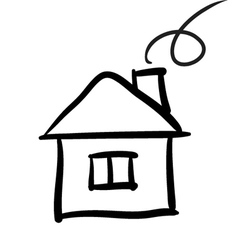
#> input picture Chapter-3/house.jpg, 238 x 250 px
$ python '3-Contour Approximation.py'   (older library calls are emulated)
#> lines starting #> are read from the running program, lines starting #| are printed output that depends on the picture; after the words box and inside, x2 and y2 are one past the last pixel; in counts of white or black regions, pixels touching at a corner belong together
import cv2

#http://opencv-python-tutroals.readthedocs.io/en/latest/py_tutorials/py_imgproc/py_contours/py_contour_features/py_contour_features.html
Orgimage = cv2.imread('house.jpg')
#> Orgimage is the input picture: shape (250, 238, 3); min 0, max 255, mean 228.5
ApproxImage = Orgimage.copy()

grayimage = cv2.cvtColor(Orgimage, cv2.COLOR_BGR2GRAY)
cv2.imshow("grayimage" ,  grayimage)
cv2.waitKey()

ret,thresh = cv2.threshold(grayimage,127,255,cv2.THRESH_BINARY_INV)
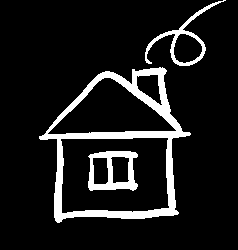
#> thresh: shape (250, 238); 10.5% white; 3 white regions

image, contours, hierarchy = cv2.findContours(thresh,cv2.RETR_EXTERNAL,cv2.CHAIN_APPROX_SIMPLE)
#> contours = 2 contours; box (x1, y1, x2, y2) and area: (39, 67, 191, 223) 15956, (145, 0, 226, 66) 1196

# boundRect function returns the point of top left and width and height of contour
# here we use that points to create a rectangle

for c in contours:
    x,y,w,h = cv2.boundingRect(c)
    cv2.rectangle(Orgimage,(x,y),(x+w,y+h),(0,0,255),3)
    cv2.imshow("Bounding Rectangle" , Orgimage )
#> this loop made 2 passes
#> (x, y, w, h) on passes 1 to 2: (39, 67, 152, 156), (145, 0, 81, 66)
#> pass 1, `cv2.imshow("Bounding Rectangle" , Orgimage )`:
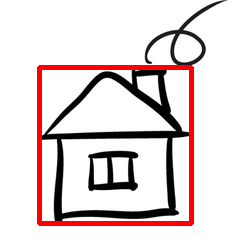
#> window 'Bounding Rectangle': shape (250, 238, 3); mean B, G, R 215.7, 215.7, 228.9
#> pass 2, `cv2.imshow("Bounding Rectangle" , Orgimage )`:
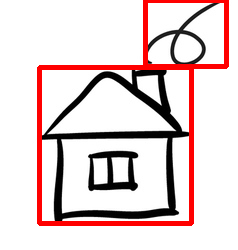
#> window 'Bounding Rectangle': shape (250, 238, 3); mean B, G, R 211.3, 211.3, 229.1

cv2.waitKey()


for c in contours:
    x,y,w,h = cv2.boundingRect(c)
    cv2.rectangle(Orgimage,(x,y),(x+w,y+h),(0,0,255),3)
    cv2.imshow("Bounding Rectangle" , Orgimage )


# Contour Approximation
# since we are not getting a exact square in the image so here we can use contour Approximations
for c in contours:
    epsilon = 0.01 * cv2.arcLength(c, True)
    approx = cv2.approxPolyDP(c, epsilon, True)
    cv2.drawContours(ApproxImage,[approx],0,(0,0,255),3)
    cv2.imshow("Approximation", ApproxImage)
#> this loop made 2 passes
#> epsilon on passes 1 to 2: 5.96, 3.36
#> pass 1, `cv2.imshow("Approximation", ApproxImage)`:
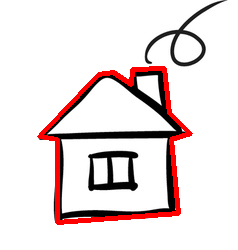
#> window 'Approximation': shape (250, 238, 3); mean B, G, R 223, 223, 234.5
#> pass 2, `cv2.imshow("Approximation", ApproxImage)`:
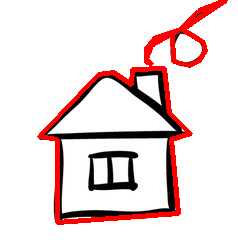
#> window 'Approximation': shape (250, 238, 3); mean B, G, R 220.1, 220.1, 237.1


cv2.waitKey()


cv2.destroyAllWindows()

$ run again, with Chapter-3/hand.jpg copied over Chapter-3/house.jpg
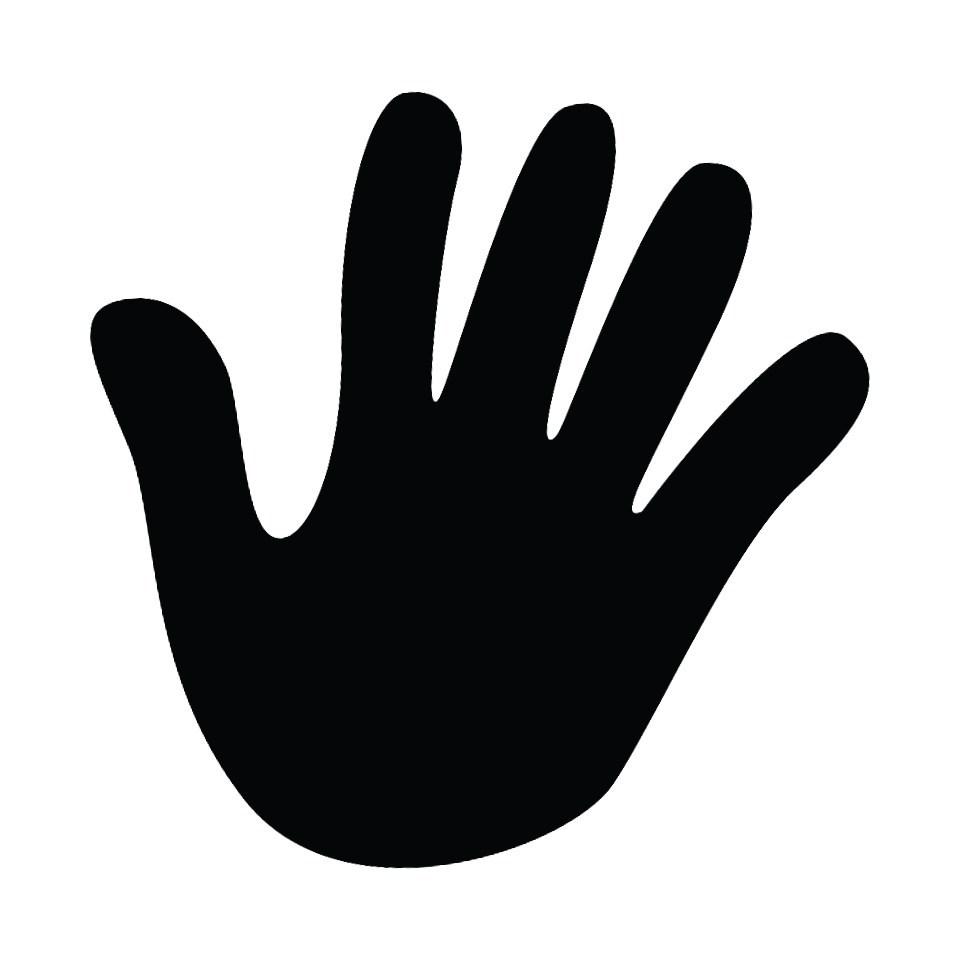
#> input picture Chapter-3/hand.jpg, 960 x 960 px
#> Orgimage is the input picture: shape (960, 960, 3); mean B, G, R 167.9, 167.2, 166.8
#> `ret,thresh = cv2.threshold(grayimage,127,255,cv2.THRESH_BINARY_INV)`:
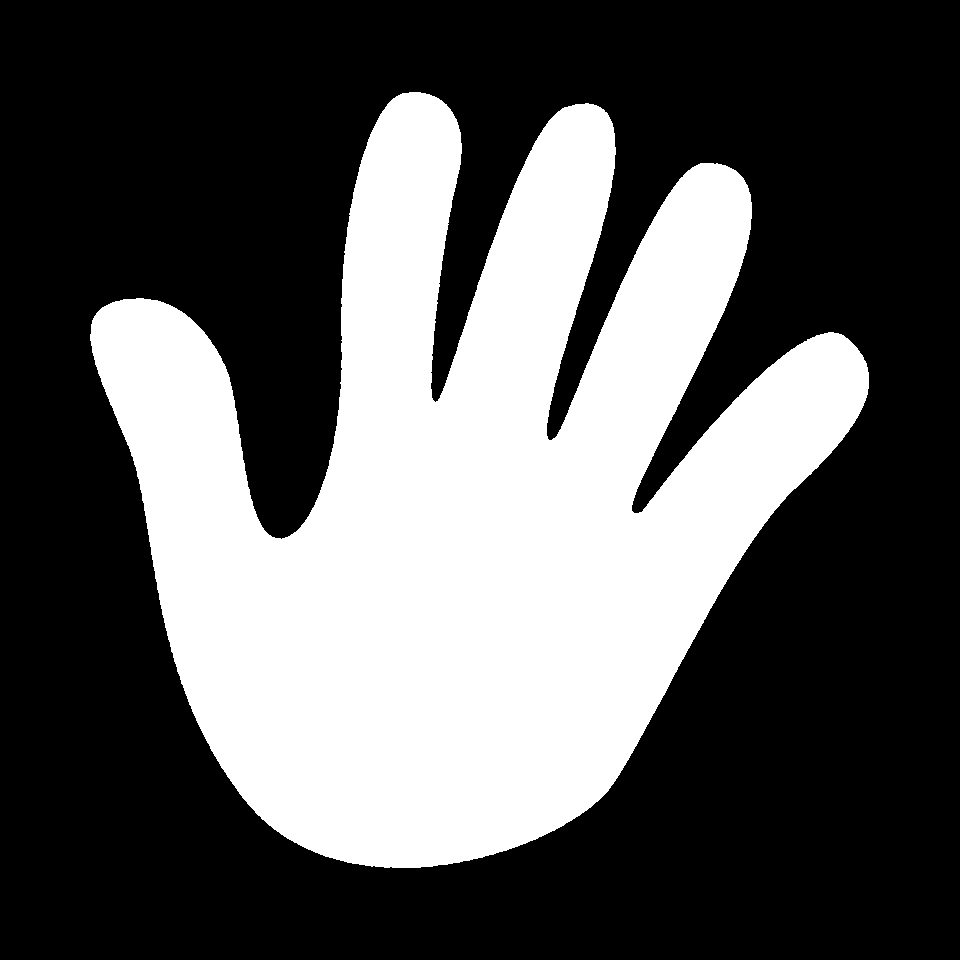
#> thresh: shape (960, 960); 35.3% white; 1 white region
#> contours = 1 contour; box (x1, y1, x2, y2) and area: (90, 92, 869, 868) 322865
#> the loop `for c in contours:` made 1 pass
#> (x, y, w, h) on pass 1: (90, 92, 779, 776)
#> the loop `for c in contours:` made 1 pass
#> epsilon on pass 1: 46.52
#> pass 1, `cv2.imshow("Approximation", ApproxImage)`:
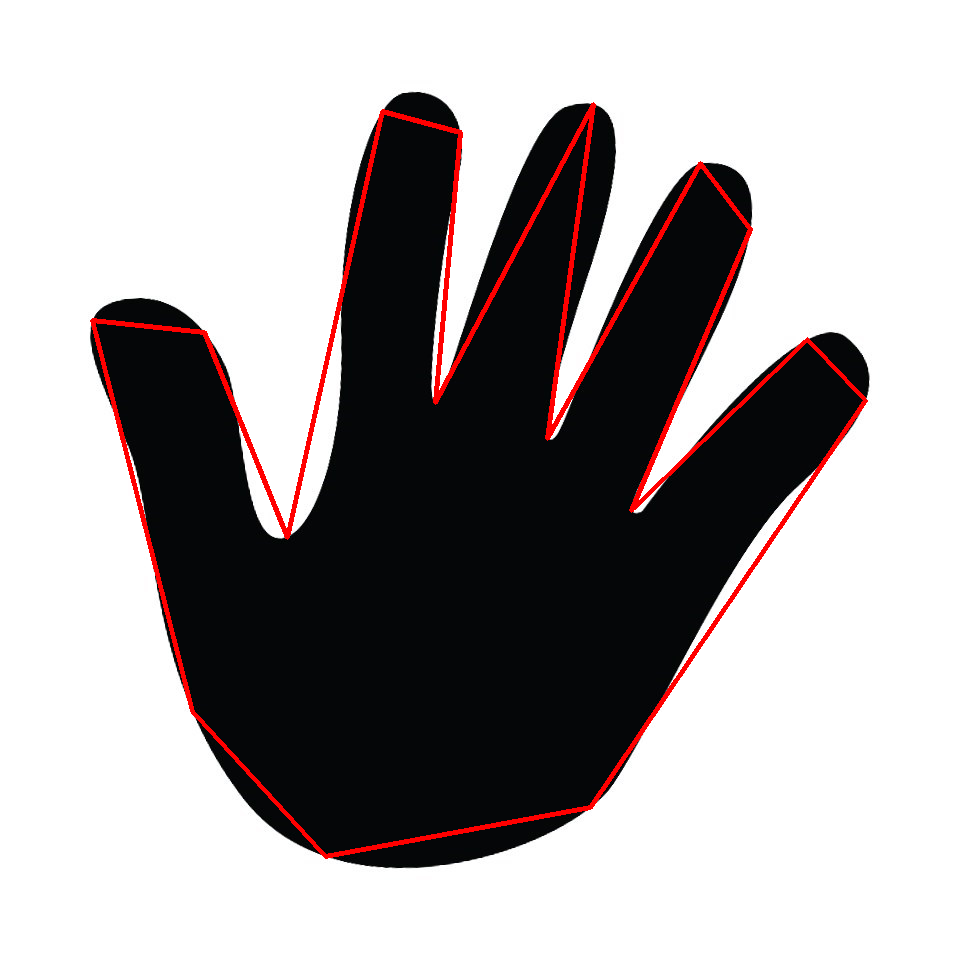
#> window 'Approximation': shape (960, 960, 3); mean B, G, R 166, 165.3, 170.5

$ run again, with Chapter-3/image.jpg copied over Chapter-3/house.jpg
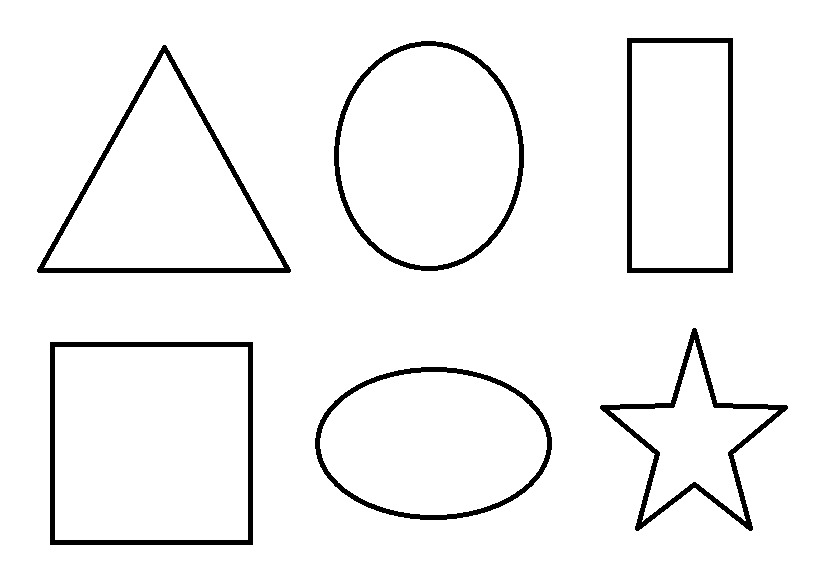
#> input picture Chapter-3/image.jpg, 824 x 568 px
#> Orgimage is the input picture: shape (568, 824, 3); min 0, max 255, mean 243.6
#> `ret,thresh = cv2.threshold(grayimage,127,255,cv2.THRESH_BINARY_INV)`:
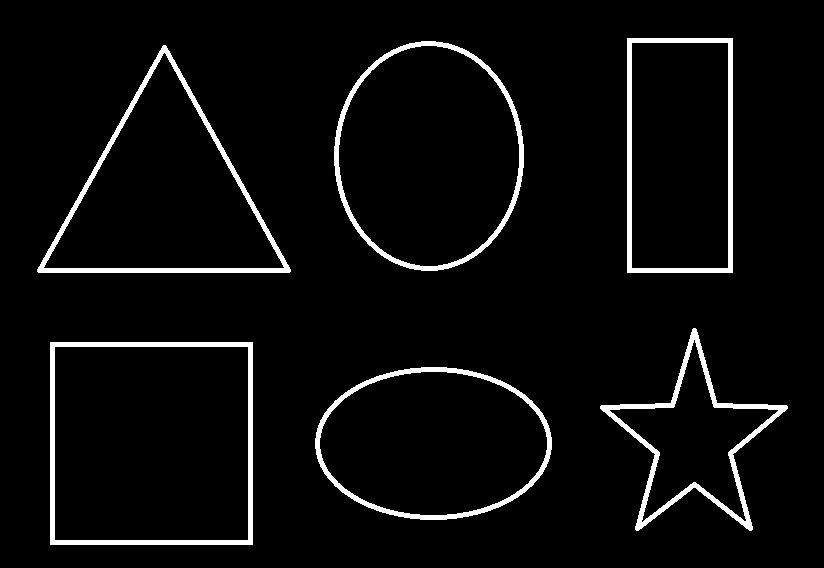
#> thresh: shape (568, 824); 4.5% white; 6 white regions
#> contours = 6 contours; box (x1, y1, x2, y2) and area: (50, 342, 253, 545) 40804, (334, 41, 524, 271) 33996, (37, 45, 291, 273) 29310, (315, 367, 552, 520) 28184, (627, 38, 733, 273) 24570, (600, 328, 788, 531) 13748
#> the loop `for c in contours:` made 6 passes
#> (x, y, w, h) on passes 1, 3, 4, 5: (315, 367, 237, 153), (600, 328, 188, 203), (37, 45, 254, 228), (334, 41, 190, 230)
#> the loop `for c in contours:` made 6 passes
#> epsilon on passes 1, 3, 5: 6.52, 7.85, 6.95
#> after the loop `for c in contours:`:
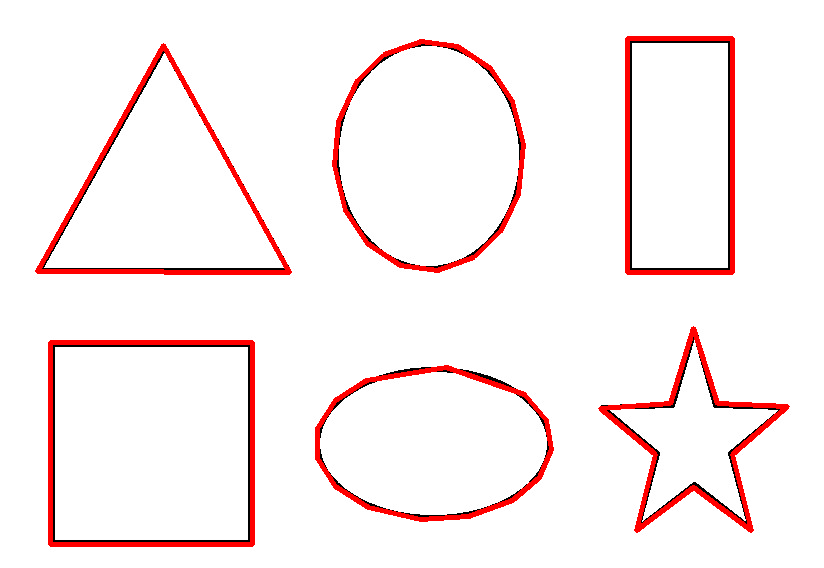
#> ApproxImage: shape (568, 824, 3); 4.52% of pixels changed, all inside (x1, y1, x2, y2) = (35, 36, 790, 547)
